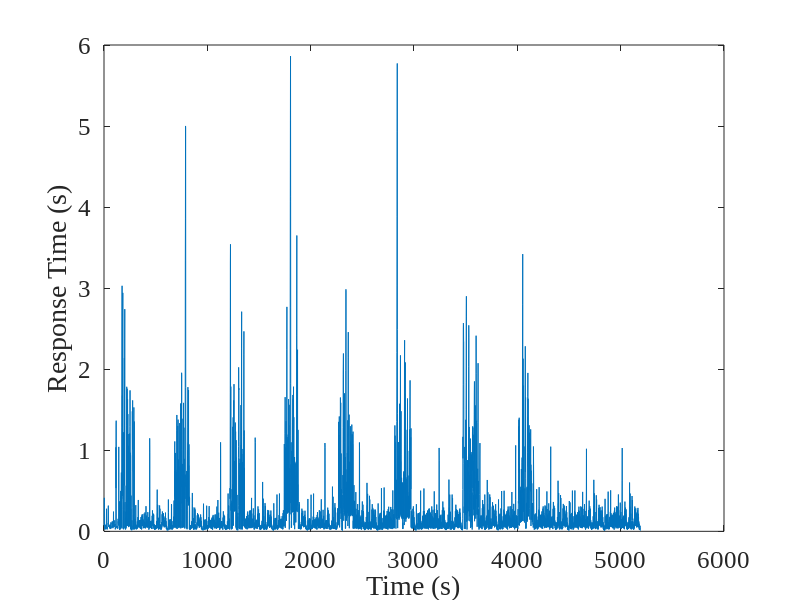

Reproduce this figure in MATLAB. (Note: this script raises an error after producing the figure.)
close all;
clear all;
clc;

load('all2007');
load('QoE2007');
TS=TS-mod(TS,1);
[value,xindex]=intersect(metricsTime,TS);
X=metrics(xindex,:);
[yvalue, yindex]=intersect(TS, value);
Y=responseTime(yindex);
QoE1=QoE1(yindex);
QoE2=QoE2(yindex);
N=length(Y);

figure;
plot(responseTime);
set(gca, 'FontName', 'Times New Roman', 'FontSize', 18);
ylabel('Response Time (s)');
xlabel('Time (s)');
figfile=sprintf('rt_withanomaly');
print(figfile,'-dpng','-r800');


trainTimes=60;
for i=1:length(trainTimes)
    wint=trainTimes(i);
    for t=wint+1:N
        trainX=X(t-wint:t-1,:);
        trainY=Y(t-wint:t-1);
        tic;
        B=LassoActiveSet(trainX,trainY,10);
        tt(t)=toc;
        
        tic;
        testY=Y(t);
        testX=X(t,:);
        pt(t)=toc;
        
        real(t)=testY;
        estimate(t)=max(testX*B,0);
        trainEABS(t)=mean(abs(trainX*B-trainY));
        trainEREL(t)=mean(abs((trainX*B-trainY))./trainY);
        testEABS(t)=mean(testY-testX*B);
        testEREL(t)=mean((testX*B-testY)./testY);
    end
    figure;
    subplot(2,1,1);
    plot(trainEABS, 'g-'); hold on;
    plot(testEABS, 'r-');
    set(gca, 'FontName', 'Times New Roman', 'FontSize', 18);
    ylim([-0.5 0.5]);
    ylabel('Absolute Error');
    xlabel('time');
    subplot(2,1,2);
    plot(trainEREL*100, 'g-');hold on;
    plot(testEREL*100, 'r-');
    set(gca, 'FontName', 'Times New Roman', 'FontSize', 18);
    ylim([-100 100]);
    legend('train', 'test');
    ylabel('Relative Error (%)');
    xlabel('time');
    figfile=sprintf('error_anomaly_window');
    print(figfile,'-dpng','-r800');
    
    figure;
    plot(real, 'g-'); hold on;
    plot(estimate, 'r-');
    set(gca, 'FontName', 'Times New Roman', 'FontSize', 18);
    ylim([0 2]);
    legend('real', 'estimate');
    ylabel('Response Time');
    xlabel('time');
    figfile=sprintf('error_anomaly_window');
    print(figfile,'-dpng','-r800');
    
    figure;
    xa=1:length(estimate);
    [hAx,hLine1,hLine2] = plotyy(xa, estimate, xa, QoE2);
    set(gca, 'FontName', 'Times New Roman', 'FontSize', 18);
    hLine1.LineStyle = '--';
    hLine2.LineStyle = ':';
    xlabel('Time (sec)')
    ylabel(hAx(1),'Estimated Response Time') % left y-axis
    ylabel(hAx(2),'QoE2') % right y-axis
    figfile=sprintf('estimate_qoe2_window');
    print(figfile,'-dpng','-r800');
%     tic
%     testY=Y(t+1:end);
%     testX=X(t+1:end,:);
%     testEABS(i)=mean(testY-testX*B);
%     testEREL(i)=mean((testX*B-testY)./testY);
%     pt(i)=toc/(length(Y)-t);
    
%     figure;
%     subplot(2,1,1);
%     plot(testY-testX*B, 'r-');
%     ylabel('testing error');
%     xlabel('time');
%     % figfile=sprintf('trainerror');
%     % print(figfile,'-dpng','-r800');
%     subplot(2,1,2);
%     plot(testY, 'g*-');hold on;
%     plot(testX*B, 'bo-');
%     legend('real', 'estimated');
%     ylabel('response time');
%     xlabel('time');
%     figfile=sprintf('testing_window');
%     print(figfile,'-dpng','-r800');
end
return;

figure;
plot(trainTimes, trainEABS, 'g*-'); hold on;
plot(trainTimes, testEABS, 'ro-');
set(gca, 'FontName', 'Times New Roman', 'FontSize', 18);
legend('training', 'testing');
ylabel('Absolute Error');
xlabel('Training Time (s)');
figfile=sprintf('absolute_error_withanomaly');
print(figfile,'-dpng','-r800');

figure;
plot(trainTimes, trainEREL, 'g*-'); hold on;
plot(trainTimes, testEREL, 'ro-');
set(gca, 'FontName', 'Times New Roman', 'FontSize', 18);
legend('training', 'testing');
ylabel('Relative Error');
xlabel('Training Time (s)');
figfile=sprintf('absolute_error_withanomaly');
print(figfile,'-dpng','-r800');

figure;
plot(trainTimes, tt, 'g*-'); hold on;
plot(trainTimes, pt, 'ro-');
set(gca, 'FontName', 'Times New Roman', 'FontSize', 18);
legend('training', 'testing');
ylabel('Computation Time (s)');
xlabel('Training Time (s)');
figfile=sprintf('computation_time_withanomaly');
print(figfile,'-dpng','-r800');

%     figure;
%     plot(testY-testX*B, 'r-');
%     ylabel('testing error');
%     xlabel('time');
%     % figfile=sprintf('error');
%     % print(figfile,'-dpng','-r800');
% 
%     figure;
%     plot(testY, 'g*-');hold on;
%     plot(testX*B, 'bo-');
%     legend('real', 'estimated');
%     ylabel('response time');
%     xlabel('time');
%     % figfile=sprintf('compare');
%     % print(figfile,'-dpng','-r800');